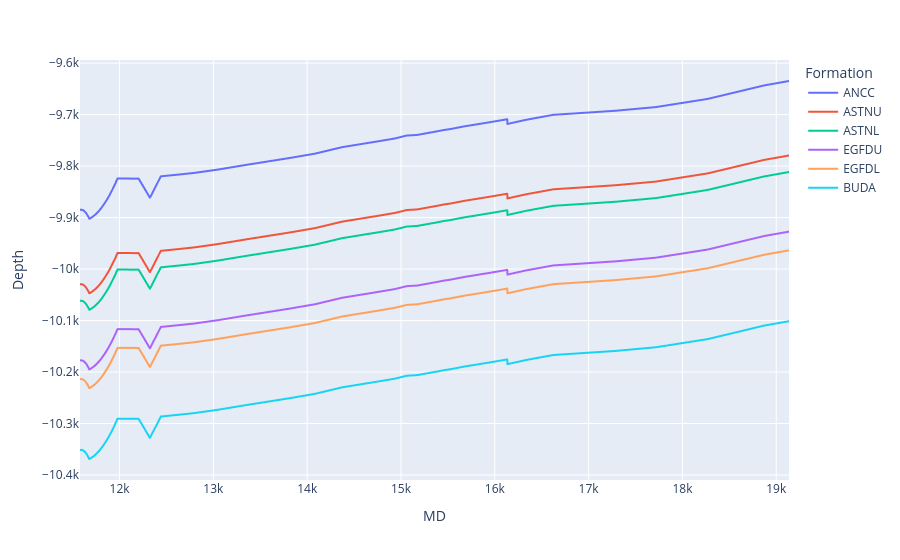

Here is the notebook cell this chart was saved with:
### Code cell
px.line(formation_heights,x="MD",y="Depth",color="Formation")

### Figure 1 — Plotly figure (JSON) as saved in the notebook; plotly's stock layout.template omitted (floating-point values rounded to 4 significant figures; data arrays with more than 128 entries replaced by an {"elided": "..."} marker saying what was removed)
{"data": [{"hovertemplate": "Formation=ANCC<br>MD=%{x}<br>Depth=%{y}<extra></extra>", "legendgroup": "ANCC", "line": {"color": "#636efa", "dash": "solid"}, "marker": {"symbol": "circle"}, "mode": "lines", "name": "ANCC", "showlegend": true, "type": "scattergl", "x": {"elided": "7559 float values"}, "xaxis": "x", "y": {"elided": "7559 float values"}, "yaxis": "y"}, {"hovertemplate": "Formation=ASTNU<br>MD=%{x}<br>Depth=%{y}<extra></extra>", "legendgroup": "ASTNU", "line": {"color": "#EF553B", "dash": "solid"}, "marker": {"symbol": "circle"}, "mode": "lines", "name": "ASTNU", "showlegend": true, "type": "scattergl", "x": {"elided": "7559 float values"}, "xaxis": "x", "y": {"elided": "7559 float values"}, "yaxis": "y"}, {"hovertemplate": "Formation=ASTNL<br>MD=%{x}<br>Depth=%{y}<extra></extra>", "legendgroup": "ASTNL", "line": {"color": "#00cc96", "dash": "solid"}, "marker": {"symbol": "circle"}, "mode": "lines", "name": "ASTNL", "showlegend": true, "type": "scattergl", "x": {"elided": "7559 float values"}, "xaxis": "x", "y": {"elided": "7559 float values"}, "yaxis": "y"}, {"hovertemplate": "Formation=EGFDU<br>MD=%{x}<br>Depth=%{y}<extra></extra>", "legendgroup": "EGFDU", "line": {"color": "#ab63fa", "dash": "solid"}, "marker": {"symbol": "circle"}, "mode": "lines", "name": "EGFDU", "showlegend": true, "type": "scattergl", "x": {"elided": "7559 float values"}, "xaxis": "x", "y": {"elided": "7559 float values"}, "yaxis": "y"}, {"hovertemplate": "Formation=EGFDL<br>MD=%{x}<br>Depth=%{y}<extra></extra>", "legendgroup": "EGFDL", "line": {"color": "#FFA15A", "dash": "solid"}, "marker": {"symbol": "circle"}, "mode": "lines", "name": "EGFDL", "showlegend": true, "type": "scattergl", "x": {"elided": "7559 float values"}, "xaxis": "x", "y": {"elided": "7559 float values"}, "yaxis": "y"}, {"hovertemplate": "Formation=BUDA<br>MD=%{x}<br>Depth=%{y}<extra></extra>", "legendgroup": "BUDA", "line": {"color": "#19d3f3", "dash": "solid"}, "marker": {"symbol": "circle"}, "mode": "lines", "name": "BUDA", "showlegend": true, "type": "scattergl", "x": {"elided": "7559 float values"}, "xaxis": "x", "y": {"elided": "7559 float values"}, "yaxis": "y"}], "layout": {"legend": {"title": {"text": "Formation"}, "tracegroupgap": 0}, "margin": {"t": 60}, "xaxis": {"anchor": "y", "domain": [0, 1], "title": {"text": "MD"}}, "yaxis": {"anchor": "x", "domain": [0, 1], "title": {"text": "Depth"}}}}
